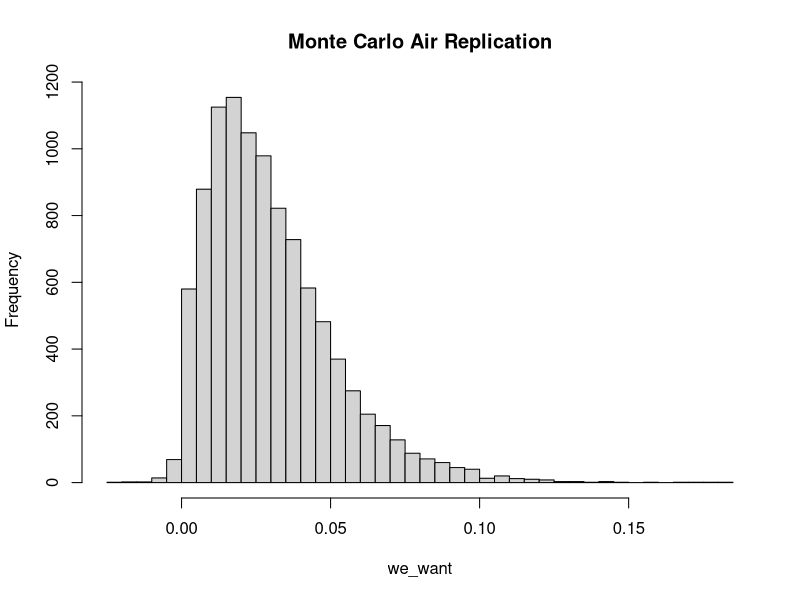
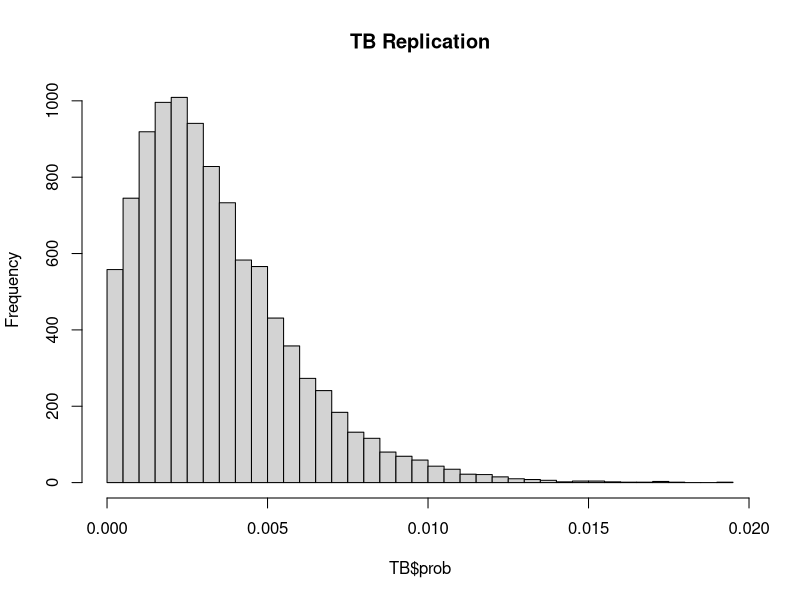
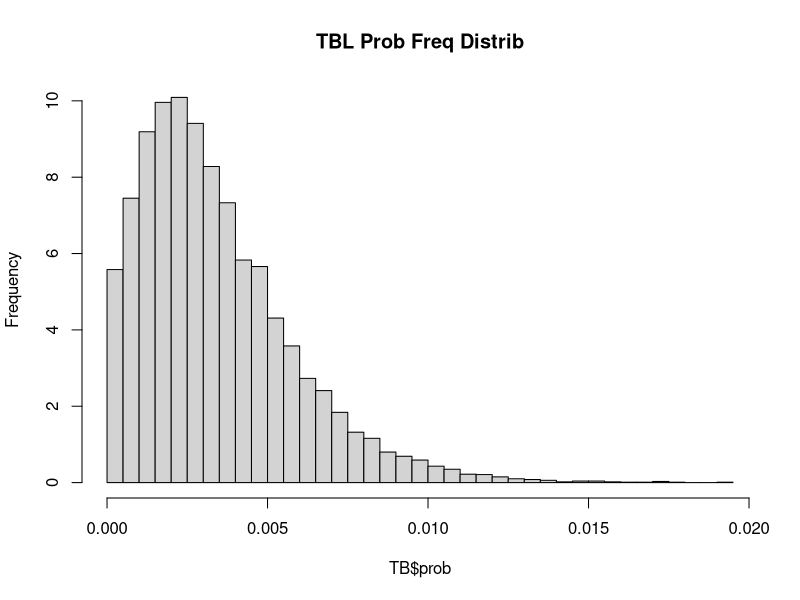
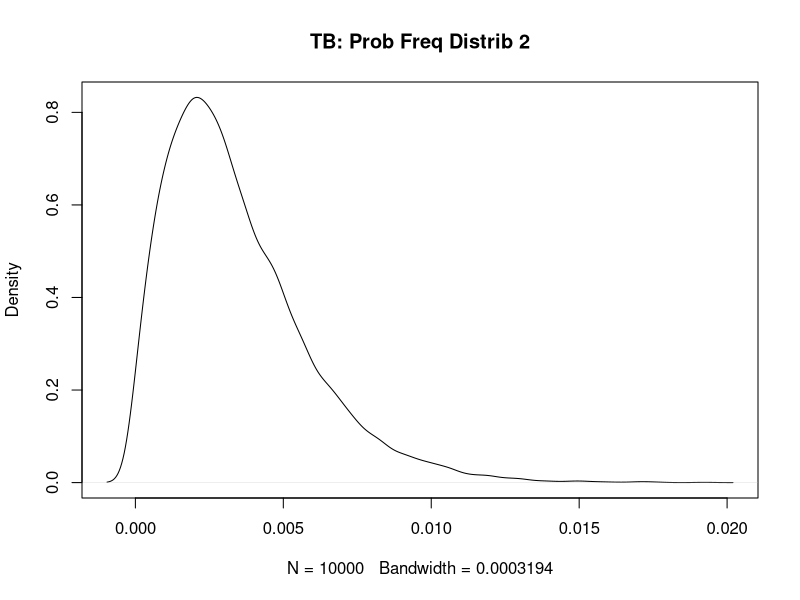
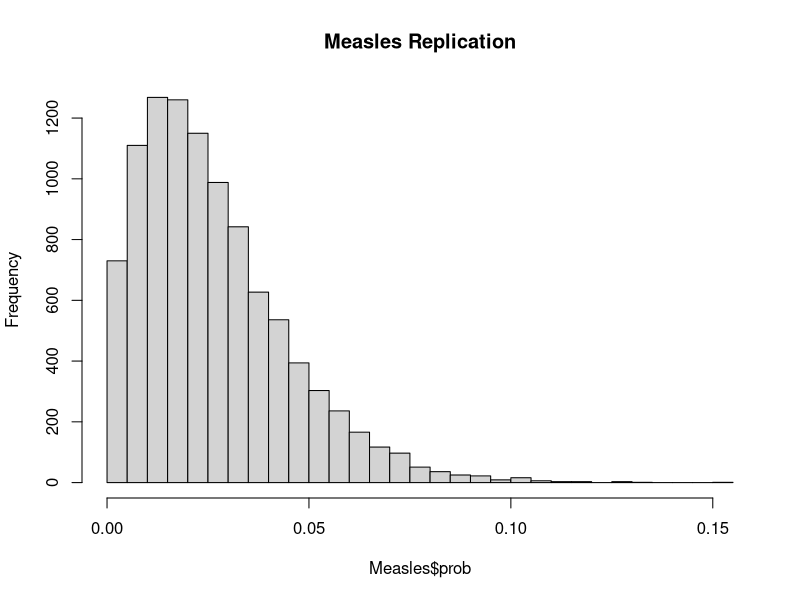
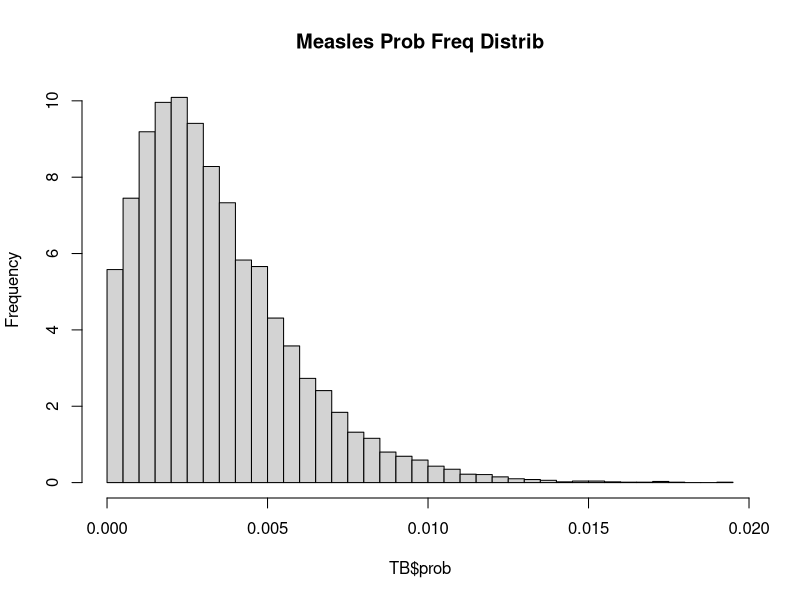
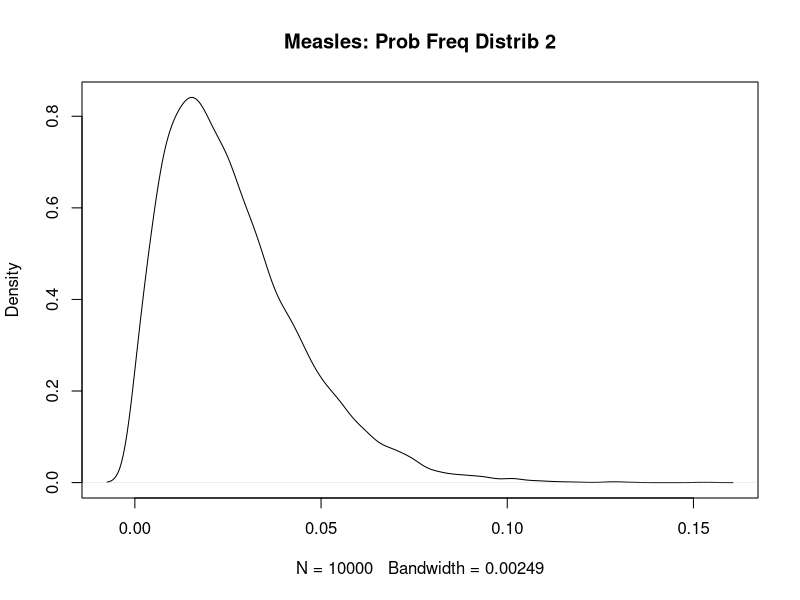
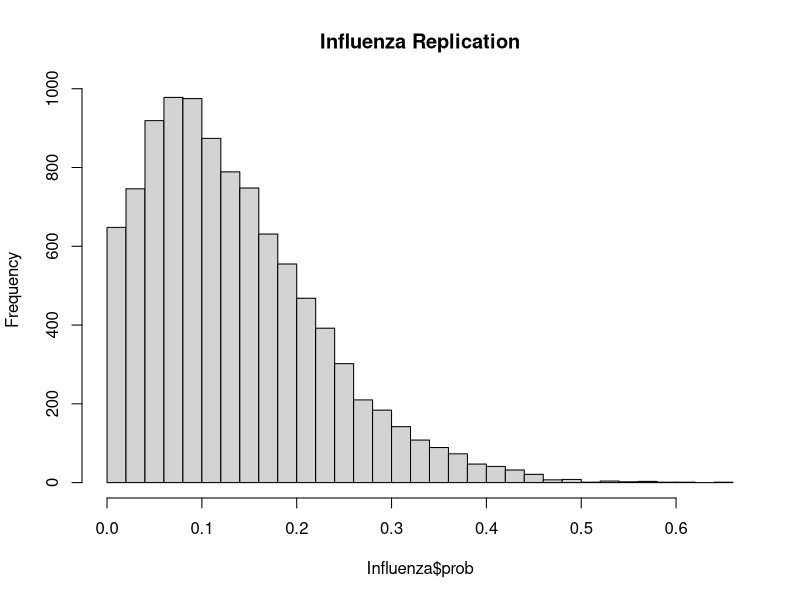

Write the R code that produced these figures, in order.
## ---- chunk 1
set.seed(400)
## ---- chunk 2
library(dplyr)
library(stats)
library(tidyr)
library(tidyverse)
library(broom)
library(ggplot2)
library(tibble)
## ---- chunk 3
m <- 10000

monte_AIR <- function(m) {
  storing <- numeric(m)
  for (i in 1:m){
    p <- rnorm(1, mean = 0.48, sd = 0.20)
    I <- 1
    phi <- rnorm(1, mean = 100, sd = 20)
    V <- 132
    N <- rnorm(1, mean = 3, sd = 0.5)
    t <- rnorm(1, mean = 0.5, sd = 0.167)
  
    form <- ((p*I*phi)/V) * ((N*t + exp(-N*t) - 1) / (N^2))
  
    storing[i] <- 1 - exp(-form)
  }
  return(storing)
}

we_want <- monte_AIR(m)

mean(we_want)

hist(we_want , breaks = 35, main = "Monte Carlo Air Replication")
## ---- chunk 4
# Wells-Riley formula: 

## vent_mean = 4 <- ventilation rate
## breath_mean = 0.48 <- pumonary ventilation rate
## time_mean = 0.5 <- 30min /1 hr

air_monte <- function(m = 10000, quanta_mean, quanta_sd, 
                      room_vol=132, infect=1, vent_mean=4, vent_sd=1, 
                      breath_mean=0.48, breath_sd=0.2, 
                      time_mean=0.5, time_sd=0.167, s_mean = 19, s_sd=10) {

  
    p_vec <- pmax(rnorm(m, breath_mean, breath_sd), 0)
    phi_vec <- pmax(rnorm(m, quanta_mean, quanta_sd), 0)
    t_vec <- pmax(rnorm(m, time_mean, time_sd), 0)
    Q_vec <- pmax(rnorm(m, vent_mean, vent_sd), 0.01)
    S0_vec <- pmax(round(rnorm(m, s_mean, s_sd)), 1)
    I_vec <- infect
    
      # exposure term
    X_vec <- (I_vec * phi_vec * p_vec * t_vec) / Q_vec
    
      # infection prob. 
    P_vec <- 1 - exp(-X_vec)
    
    new_infect <- S0_vec * P_vec
    S_after <- S0_vec - new_infect
    
    res_df <- tibble::tibble(
      p = p_vec, phi=phi_vec, t=t_vec, Q=Q_vec, S0=S0_vec, 
      X=X_vec, prob=P_vec, infections=new_infect, survivors=S_after
    )
    
    summ <- list(
      mean_prob = mean(res_df$prob),
      mean_infections = mean(res_df$infections),
      prob_quantiles = quantile(res_df$prob, c(0.25,0.5,0.75,0.9,0.95)),
      inf_quantiles = quantile(res_df$infections, c(0.25,0.5,0.75,0.9,0.95))
    )
    return(list(data=res_df, summary=summ))
}

plot_prob <- function(sim_res, title="Infection Prob. Distribution"){
  df <- sim_res$data
  ggplot(df, aes(x=prob)) +
    geom_histogram(aes(y=..count.. / sum(..count..) * 100), bins=35, closed="left") +
    labs(x="Infection Prob. for an Individual(P)", 
         y="Percent of Simulation (%)",
         title=title)
}
## ---- chunk 5
TB <- air_monte(m=10000, quanta_mean=12.7, quanta_sd=3.0)
Flu <- air_monte(m=10000, quanta_mean=100, quanta_sd=25.0)
Meas <- air_monte(m=10000, quanta_mean=570, quanta_sd=143.0)
SARS <- air_monte(m=10000, quanta_mean=2.7, quanta_sd=1.2)

## ---- chunk 6
better_monte <- function(m = 10000, dis_quanta, quanta_sd, room_size = 132, 
                         infected_individuals = 1, room_venti_rate = 4){ 
  probability_inf <- numeric(m)
  num_new_infect <- numeric(m)
  sus_persons <- numeric(m)

  for(i in 1:m) {
    
    p_2 <- max(rnorm(1, mean = 0.48, sd = 0.20), 0)
    phi_2 <- max(rnorm(1, mean = dis_quanta, sd = quanta_sd),0)
    t_2 <- max(rnorm(1, mean = 0.5, sd = 0.167), 0)
    S0 <- max(round(rnorm(1, mean = 19, sd = 10)),1)
    
    q_2 <- infected_individuals * phi_2
 
    n_t <- (q_2/room_venti_rate) * (1 - exp(-room_venti_rate*t_2))
    
    nucci <- ((p_2*q_2)/room_size) * 
      ((room_venti_rate * t_2 + exp(-room_venti_rate * 
                                      t_2) -1) / (room_venti_rate^2))
    
    S_t <- S0 * exp(-nucci)
    
    inf <- S0 - S_t
    
    sus_prob <- inf / S0
    
    probability_inf[i] <- sus_prob
    num_new_infect[i] <- inf
    sus_persons[i] <- S_t
  }
  
  return(list(prob = probability_inf,
              infections = num_new_infect,
              survivors = sus_persons,
              summary = list(mean_prob = mean(probability_inf),
                             mean_infections = mean(num_new_infect),
                             prob_quantiles = quantile(probability_inf, 
                                                       c(0.25, 0.5, 0.75, 
                                                         0.9, 0.95)),
                             inf_quantiles = quantile(num_new_infect, 
                                                      c(0.25, 0.5, 0.75, 
                                                        0.9, 0.95)))))

}

TB <- better_monte(10000, dis_quanta = 12.7, quanta_sd = 3.0,
                   room_size = 132, infected_individuals = 1, 
                   room_venti_rate = 4)

mean(TB$prob)
h <- hist(TB$prob, breaks = 35, main = "TB Replication")
h$counts <- h$counts / sum(h$counts) * 100
plot(h, main = "TBL Prob Freq Distrib")

dens <- density(TB$prob)
dens$y <- dens$y / sum(dens$y) *100
plot(dens, main = "TB: Prob Freq Distrib 2")
## ---- chunk 7
Measles <- better_monte(10000, dis_quanta = 100, quanta_sd = 25.0,
                   room_size = 132, infected_individuals = 1, 
                   room_venti_rate = 4)

mean(Measles$prob)
hMeas <- hist(Measles$prob, breaks = 35, main = "Measles Replication")

hMeas$counts <- hMeas$counts / sum(hMeas$counts) * 100

plot(h, main = "Measles Prob Freq Distrib")


densM <- density(Measles$prob)

densM$y <- densM$y / sum(densM$y) *100

plot(densM, main = "Measles: Prob Freq Distrib 2")
## ---- chunk 8
Influenza <- better_monte(10000, dis_quanta = 570, quanta_sd = 173.0,
                   room_size = 132, infected_individuals = 1, 
                   room_venti_rate = 4)

mean(Influenza$prob)

hFLU <- hist(Influenza$prob, breaks = 35, main = "Influenza Replication")

hFLU$counts <- hFLU$counts / sum(hFLU$counts) * 100

plot(hFLU, main = "Influenza Prob Freq Distrib")


densFLU <- density(Influenza$prob)

densFLU$y <- densFLU$y / sum(densFLU$y) *100

plot(densFLU, main = "Influenza: Prob Freq Distrib 2")

## ---- chunk 9
sum_disease <- tibble::tibble(
  Disease=c("TB","Flu", "Meas", "SARS"),
  Mean_Prob = c(TB$summary$mean_prob,
                Flu$summary$mean_prob,
                Meas$summary$mean_prob,
                SARS$summary$mean_prob),
  Mean_Infections = c(TB$summary$mean_infections,
                      Flu$summary$mean_infections,
                      Meas$summary$mean_infections,
                      SARS$summary$mean_infections),
  Prob_25 = c(TB$summary$prob_quantiles[1],
              Flu$summary$prob_quantiles[1],
              Meas$summary$prob_quantiles[1],
              SARS$summary$prob_quantiles[1]),
  Prob_50 = c(TB$summary$prob_quantiles[2],
              Flu$summary$prob_quantiles[2],
              Meas$summary$prob_quantiles[2],
              SARS$summary$prob_quantiles[2]),
  Prob_75 = c(TB$summary$prob_quantiles[3],
              Flu$summary$prob_quantiles[3],
              Meas$summary$prob_quantiles[3],
              SARS$summary$prob_quantiles[3]),
  Prob_90 = c(TB$summary$prob_quantiles[4],
              Flu$summary$prob_quantiles[4],
              Meas$summary$prob_quantiles[4],
              SARS$summary$prob_quantiles[4]),
  Prob_95 = c(TB$summary$prob_quantiles[5],
              Flu$summary$prob_quantiles[5],
              Meas$summary$prob_quantiles[5],
              SARS$summary$prob_quantiles[5])
)

sum_dis_round <- sum_disease %>%
  mutate(across(where(is.numeric), ~ round(.x,3)))

sum_dis_round

## ---- chunk 10

## The monte carlo simulation results estimate the infection risk for four airborne disease in a standard waiting room scenario. 

## Tuberculosis: moderate mean infection prob of 0.499 per susceptible individual, with approx 9.6 expected new infections, high variability: range from 0.342 to 0.857, showing potential higher-risk scenarios in dif conditions

## Influenza: higher mean prob: 0.941, nearly 18 expected infections, median and upper quantiles approach 1, infection is almost certain in the environment

## Measles: highest risk, mean prob. of 0.987, almost entire susceptible pop expected to become infected, all quantiles 1

## SARS: low mean prob: 0.153, roughly 3 expected new infections, moderate variability ranges from 0.072 to 0.369

## ---- chunk 11
sum_disease <- tibble::tibble(
  Disease=c("TB","Flu", "Meas", "SARS"),
  Mean_Prob = c(TB$summary$mean_prob,
                Flu$summary$mean_prob,
                Meas$summary$mean_prob,
                SARS$summary$mean_prob),
  Mean_Infections = c(TB$summary$mean_infections,
                      Flu$summary$mean_infections,
                      Meas$summary$mean_infections,
                      SARS$summary$mean_infections),
  Prob_25 = c(TB$summary$prob_quantiles[1],
              Flu$summary$prob_quantiles[1],
              Meas$summary$prob_quantiles[1],
              SARS$summary$prob_quantiles[1]),
  Prob_50 = c(TB$summary$prob_quantiles[2],
              Flu$summary$prob_quantiles[2],
              Meas$summary$prob_quantiles[2],
              SARS$summary$prob_quantiles[2]),
  Prob_75 = c(TB$summary$prob_quantiles[3],
              Flu$summary$prob_quantiles[3],
              Meas$summary$prob_quantiles[3],
              SARS$summary$prob_quantiles[3]),
  Prob_90 = c(TB$summary$prob_quantiles[4],
              Flu$summary$prob_quantiles[4],
              Meas$summary$prob_quantiles[4],
              SARS$summary$prob_quantiles[4]),
  Prob_95 = c(TB$summary$prob_quantiles[5],
              Flu$summary$prob_quantiles[5],
              Meas$summary$prob_quantiles[5],
              SARS$summary$prob_quantiles[5])
)

sum_dis_round <- sum_disease %>%
  mutate(across(where(is.numeric), ~ round(.x,3)))

sum_dis_round

## ---- chunk 12

## The monte carlo simulation results estimate the infection risk for four airborne disease in a standard waiting room scenario. 

## Tuberculosis: moderate mean infection prob of 0.499 per susceptible individual, with approx 9.6 expected new infections, high variability: range from 0.342 to 0.857, showing potential higher-risk scenarios in dif conditions

## Influenza: higher mean prob: 0.941, nearly 18 expected infections, median and upper quantiles approach 1, infection is almost certain in the environment

## Measles: highest risk, mean prob. of 0.987, almost entire susceptible pop expected to become infected, all quantiles 1

## SARS: low mean prob: 0.153, roughly 3 expected new infections, moderate variability ranges from 0.072 to 0.369

## *infection risk is strongly driven by the disease'airborne quanta generation rate: meas and flu-high risk, tb-moderate risk, sars-lower risk
